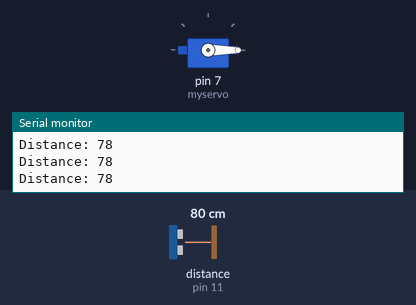
The sketch below on a simulated Arduino Uno, built with avr-gcc and run on an emulated ATmega328P. On the bench: servo, the last lines printed to the serial monitor. Wiring (inferred from the names in the program): ultrasonic range finder: trigger pin 10; echo pin 11. The test bench sets the inputs (shaded band); at power-on: distance to the obstacle (sensor on pin 11) 80 cm. The echo pulse lasts 58.3 µs per cm.

Above: at 1.2 s.
1.3 s: distance to the obstacle (sensor on pin 11) set to 7 cm
4.3 s: distance to the obstacle (sensor on pin 11) set to 4 cm
At 5.5 s:
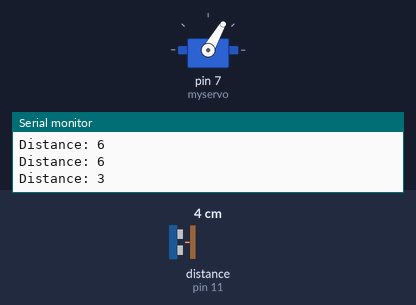
5.8 s: distance to the obstacle (sensor on pin 11) set to 9 cm
At 8.4 s:
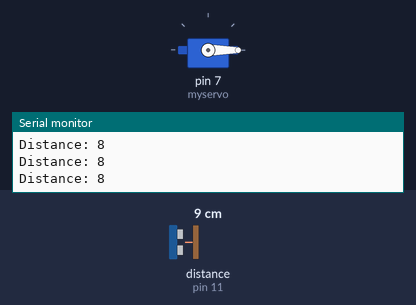
8.8 s: distance to the obstacle (sensor on pin 11) set to 2 cm
At 9.5 s:
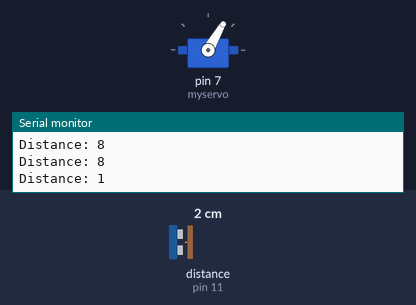
Timing chart, 0 to 11.3 s (numbered marks = the images above; inputs shaded):
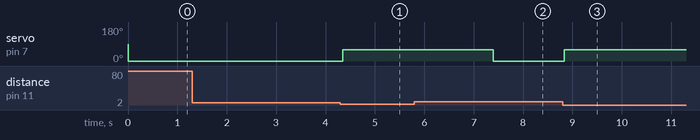

The sketch:

dustbin.ino
```cpp
#include <Servo.h>

Servo myservo;  // create servo object to control a servo


// defines pins numbers
const int trigPin = 10;
const int echoPin = 11;

// defines variables
long duration;
int distance;
void setup() {
  pinMode(trigPin, OUTPUT); // Sets the trigPin as an Output
  pinMode(echoPin, INPUT); // Sets the echoPin as an Input
  Serial.begin(9600); // Starts the serial communication
  myservo.attach(7);
}
void loop() {
  // myservo.write(0);
  //Clears the trigPin
//  digitalWrite(trigPin, LOW);
//  delayMicroseconds(2);
  // Sets the trigPin on HIGH state for 10 micro seconds

  digitalWrite(trigPin, HIGH);
  delayMicroseconds(10);
  digitalWrite(trigPin, LOW);
  // Reads the echoPin, returns the sound wave travel time in microseconds
  duration = pulseIn(echoPin, HIGH);
  // Calculating the distance
  distance = duration * 0.034 / 2;
  // Prints the distance on the Serial Monitor
  Serial.print("Distance: ");
  Serial.println(distance);
  if(distance<=4 && distance>0){
    m_servo_open();
  }
  else{
    m_servo_close();
  }
  delay(50);
}


void m_servo_close(){
  myservo.write(0);              // tell servo to go to position in variable 'pos'
}
void m_servo_open(){
  myservo.write(60);              // tell servo to go to position in variable 'pos'
    delay(3000);
}
```

Measured:
- the behaviour switches between 6 and 5 cm on distance to the obstacle (sensor on pin 11) (found by bisection; images 0 and 1)
- after the input at 4.3 s, servo on pin 7 (myservo): 0° → 60° at once
- after the input at 5.8 s, servo on pin 7 (myservo): 60° → 0° after 1.6 s
- after the input at 8.8 s, servo on pin 7 (myservo): 0° → 60° at once
